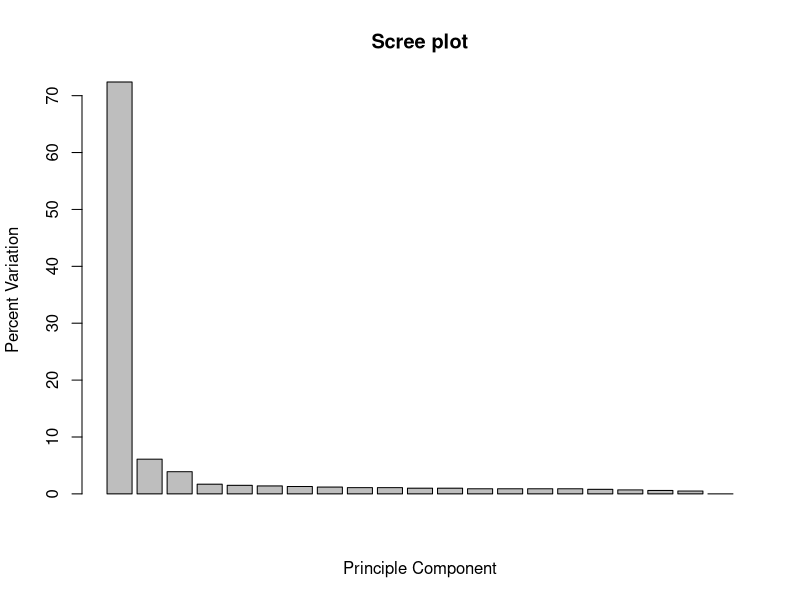
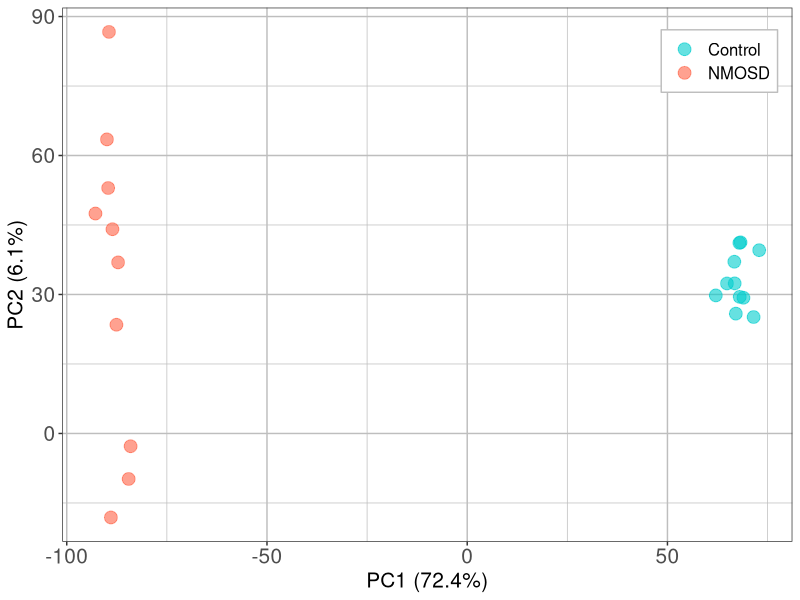
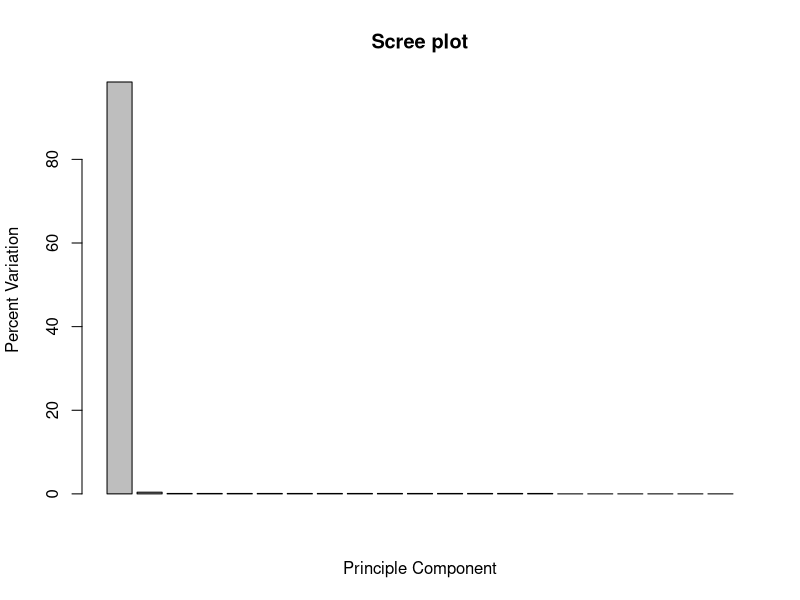
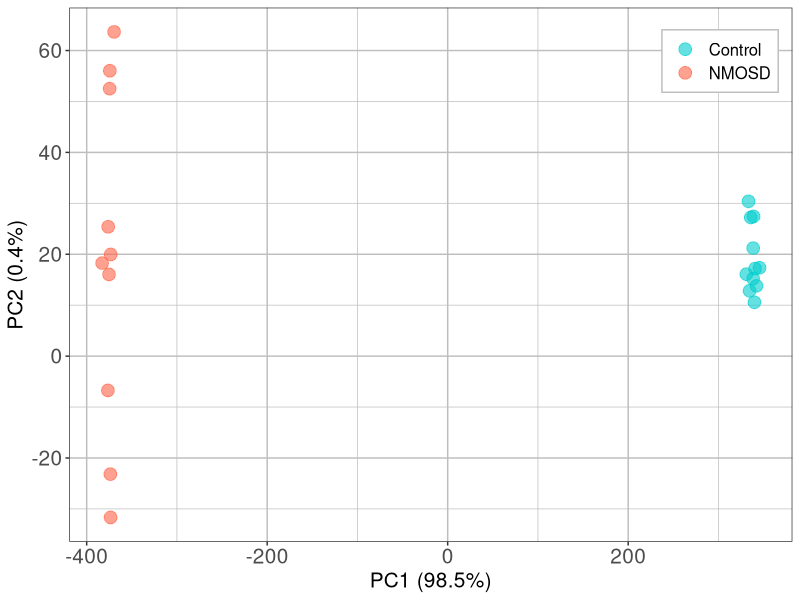

Reproduce these figures in R, in order.
setwd("C:/Users/JANE/Desktop/Wang實驗室/NMOSD研究計畫/RNA/NMOSD_RNA_analysis")

#-----------------{Batch Effect Correction"前"}-----------------
log2cpm_df<-read.csv("./RNA_DATA/log2cpm_matrix_before_BatchEffectCorrection.csv")
#dim(log2cpm_df) gene x sample: 9198 x 22('gene_id+samples)

#把原矩陣提出並轉成數值矩陣
mat <- as.matrix(log2cpm_df[ , -1]) #-1 >>> 把第 1 欄拿掉

gene_sample_transpose<-t(mat) #列為sample 欄為gene
pca_gene_sample<-prcomp(gene_sample_transpose)

print(pca_gene_sample)

pca_gene_sample$rotation #權重
pc1_weight<-pca_gene_sample$rotation[,1]#pc1的權重
pc2_weight<-pca_gene_sample$rotation[,2]#pc2的權重

#原先數值x權重
#找pc1新的值
pc1<-list()
for(i in 1:ncol(mat)){
  sample_pc1<-0
  for(x in 1:length(pc1_weight)){
    sample_pc1<-sample_pc1+(mat[x,i]*pc1_weight[x])
  }
  pc1<-append(pc1,sample_pc1)
}

pc1_after<-as.numeric(unlist(pc1))#as.numeric()轉成數值向量類型

#找pc2新的值
pc2<-list()
for(i in 1:ncol(mat)){
  sample_pc2<-0
  for(x in 1:length(pc2_weight)){
    sample_pc2<-sample_pc2+(mat[x,i]*pc2_weight[x])
  }
  pc2<-append(pc2,sample_pc2)
}

pc2_after<-as.numeric(unlist(pc2))

pca.var<-pca_gene_sample$sdev^2
pca.var.percentage<-round(pca.var/sum(pca.var)*100,1)
barplot(pca.var.percentage,main='Scree plot',xlab='Principle Component',
        ylab='Percent Variation')

pca.data_2<-data.frame(Sample=rownames(gene_sample_transpose),PC1=(pc1_after),PC2=(pc2_after))
pca.data_2

pca.data_2$Group <- ifelse(
  grepl("^SRR", pca.data_2$Sample),  # 如果 Sample 以 "SRR" 開頭
  "Control",                         # 就標成 Control
  "NMOSD"                            # 否則都當 NMOSD
)

#顏色排序
pca.data_2$Group <- factor(pca.data_2$Group)
levels(pca.data_2$Group) #"Control" "NMOSD"  


#畫PC1和PC2圖
library(ggplot2)
ggplot(pca.data_2,aes(x=PC1,y=PC2,colour=Group))+
  scale_colour_manual(values=c('cyan3','tomato'))+
  #scale_x_continuous(breaks = seq(0, 25, by = 1)) +
  #coord_cartesian(xlim = c(-0.5, 1.5)) +  # 限制 x 軸範圍到 0-2
  #geom_point(size=4, alpha=0.7) + #設定透明度
  geom_jitter(size = 4, width = 0.2, height = 0.2, alpha = 0.6) + #抖動 ->讓pc1&pc2相同的點可以分開
  xlab(paste('PC1 (',pca.var.percentage[1],'%)',sep=''))+
  ylab(paste('PC2 (',pca.var.percentage[2],'%)',sep=''))+
  theme_bw()+theme(axis.text.x=element_text(size=15),
                   axis.text.y=element_text(size=15),
                   axis.title.x=element_text(size=15),
                   axis.title.y=element_text(size=15),
                   panel.grid.major=element_line(colour='gray'),
                   panel.grid.minor=element_line(colour='gray'),
                   legend.title=element_blank(),
                   legend.position = c(0.9,0.9),
                   legend.background=element_rect(
                     colour='gray',fill="white"),
                   legend.key.width = unit(0.8, "cm"),
                   legend.key.height = unit(0.6, "cm"),
                   legend.text = element_text(size = 12)
  )


#-----------------{Batch Effect Correction"後"}-----------------
log2cpm_corrected_df<-read.csv("./RNA_DATA/log2cpm_matrix_after_BatchEffectCorrection.csv")
#dim(log2cpm_df) gene x sample: 9198 x 22('gene_id+samples)

#把原矩陣提出並轉成數值矩陣
mat <- as.matrix(log2cpm_corrected_df[ , -1]) #-1 >>> 把第 1 欄拿掉

gene_sample_transpose<-t(mat) #列為sample 欄為gene
pca_gene_sample<-prcomp(gene_sample_transpose)

print(pca_gene_sample)

pca_gene_sample$rotation #權重
pc1_weight<-pca_gene_sample$rotation[,1]#pc1的權重
pc2_weight<-pca_gene_sample$rotation[,2]#pc2的權重

#原先數值x權重
#找pc1新的值
pc1<-list()
for(i in 1:ncol(mat)){
  sample_pc1<-0
  for(x in 1:length(pc1_weight)){
    sample_pc1<-sample_pc1+(mat[x,i]*pc1_weight[x])
  }
  pc1<-append(pc1,sample_pc1)
}

pc1_after<-as.numeric(unlist(pc1))#as.numeric()轉成數值向量類型

#找pc2新的值
pc2<-list()
for(i in 1:ncol(mat)){
  sample_pc2<-0
  for(x in 1:length(pc2_weight)){
    sample_pc2<-sample_pc2+(mat[x,i]*pc2_weight[x])
  }
  pc2<-append(pc2,sample_pc2)
}

pc2_after<-as.numeric(unlist(pc2))

pca.var<-pca_gene_sample$sdev^2
pca.var.percentage<-round(pca.var/sum(pca.var)*100,1)
barplot(pca.var.percentage,main='Scree plot',xlab='Principle Component',
        ylab='Percent Variation')

pca.data_2<-data.frame(Sample=rownames(gene_sample_transpose),PC1=(pc1_after),PC2=(pc2_after))
pca.data_2

pca.data_2$Group <- ifelse(
  grepl("^SRR", pca.data_2$Sample),  # 如果 Sample 以 "SRR" 開頭
  "Control",                         # 就標成 Control
  "NMOSD"                            # 否則都當 NMOSD
)

#顏色排序
pca.data_2$Group <- factor(pca.data_2$Group)
levels(pca.data_2$Group) #"Control" "NMOSD"  


#畫PC1和PC2圖
library(ggplot2)
ggplot(pca.data_2,aes(x=PC1,y=PC2,colour=Group))+
  scale_colour_manual(values=c('cyan3','tomato'))+
  #scale_x_continuous(breaks = seq(0, 25, by = 1)) +
  #coord_cartesian(xlim = c(-0.5, 1.5)) +  # 限制 x 軸範圍到 0-2
  #geom_point(size=4, alpha=0.7) + #設定透明度
  geom_jitter(size = 4, width = 0.2, height = 0.2, alpha = 0.6) + #抖動 ->讓pc1&pc2相同的點可以分開
  xlab(paste('PC1 (',pca.var.percentage[1],'%)',sep=''))+
  ylab(paste('PC2 (',pca.var.percentage[2],'%)',sep=''))+
  theme_bw()+theme(axis.text.x=element_text(size=15),
                   axis.text.y=element_text(size=15),
                   axis.title.x=element_text(size=15),
                   axis.title.y=element_text(size=15),
                   panel.grid.major=element_line(colour='gray'),
                   panel.grid.minor=element_line(colour='gray'),
                   legend.title=element_blank(),
                   legend.position = c(0.9,0.9),
                   legend.background=element_rect(
                     colour='gray',fill="white"),
                   legend.key.width = unit(0.8, "cm"),
                   legend.key.height = unit(0.6, "cm"),
                   legend.text = element_text(size = 12)
  )
